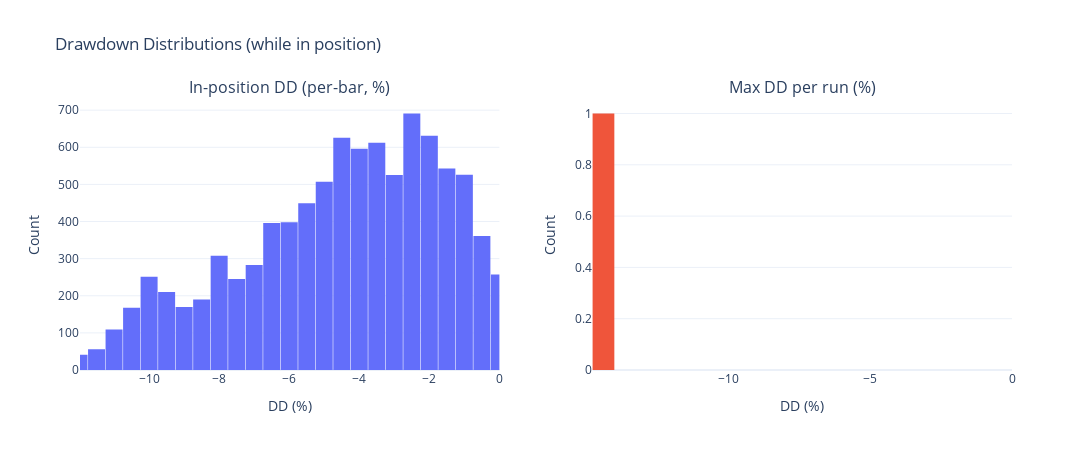

Notebook cell for this chart:
### Code cell
import numpy as np
import pandas as pd
import plotly.graph_objects as go
from plotly.subplots import make_subplots

def dd_series_in_position(bt: pd.DataFrame, time_col: str):
    """
    保有中のみのDDを算出。
    戻り値:
      dd_df: DataFrame[time, equity, in_pos, run_id, dd_frac]  ※dd_frac≤0（NaNは非保有）
      max_dd_per_run: 各保有区間（ポジション保有連続区間）の最大DD（負値）の配列
    """
    in_pos = bt['position_qty'].ne(0).to_numpy()
    eq = bt['equity'].to_numpy()
    ts = bt[time_col].to_numpy()

    run_id = np.full(len(bt), -1, dtype=int)
    dd = np.full(len(bt), np.nan, dtype=float)

    cur_run = -1
    peak = None
    max_dd_this_run = 0.0
    max_dd_per_run = []

    for i in range(len(bt)):
        if in_pos[i]:
            if cur_run == -1:
                # 区間開始
                cur_run = (0 if (len(max_dd_per_run)==0 and run_id.max()==-1) else (run_id.max()+1))
                peak = eq[i]
                max_dd_this_run = 0.0
            else:
                peak = max(peak, eq[i])

            run_id[i] = cur_run
            dd_i = (eq[i] / peak) - 1.0
            dd[i] = dd_i
            if dd_i < max_dd_this_run:
                max_dd_this_run = dd_i

            # 最終バーで区切り処理
            if i == len(bt)-1:
                max_dd_per_run.append(max_dd_this_run)

        else:
            if cur_run != -1:
                # 区間終了
                max_dd_per_run.append(max_dd_this_run)
                cur_run = -1
                peak = None

    dd_df = pd.DataFrame({
        time_col: ts,
        "equity": eq,
        "in_pos": in_pos,
        "run_id": run_id,
        "dd_frac": dd,   # ≤0; 非保有はNaN
    })
    # 非保有のNaNは落としておく（ヒストグラム用）
    return dd_df, np.array(max_dd_per_run, dtype=float)

# ==== 使い方（例：残差フィルター版 bt_B）====
dd_df, max_dd_runs = dd_series_in_position(bt_B, time_col)

# 基本統計（％表記）
def pct(x): return x * 100.0
bar_dd = pct(dd_df['dd_frac'].dropna().to_numpy())
run_dd = pct(max_dd_runs[np.isfinite(max_dd_runs)])

print("---- In-position DD (per-bar) ----")
print(f"N={len(bar_dd)}, mean={bar_dd.mean():.2f}%, median={np.median(bar_dd):.2f}%, "
      f"p95={np.percentile(bar_dd,95):.2f}% (注意: DDは負値が通常)")

print("---- Max DD per run (per-position) ----")
if len(run_dd):
    print(f"N_runs={len(run_dd)}, worst={run_dd.min():.2f}%, "
          f"median={np.median(run_dd):.2f}%, p95={np.percentile(run_dd,95):.2f}%")
else:
    print("No positions/runs found.")

# ヒストグラム可視化（％）
fig = make_subplots(rows=1, cols=2, subplot_titles=("In-position DD (per-bar, %)", "Max DD per run (%)"))

fig.add_trace(
    go.Histogram(x=bar_dd, nbinsx=60, name="bar DD"),
    row=1, col=1
)
fig.add_trace(
    go.Histogram(x=run_dd, nbinsx=30, name="run max DD"),
    row=1, col=2
)

# 見やすさ調整（DDは負側に山が来るはず）
fig.update_layout(
    title="Drawdown Distributions (while in position)",
    bargap=0.03, template="plotly_white", height=450, width=1100,
    showlegend=False
)
# x軸を負側中心に（任意で調整）
if len(bar_dd):
    lo1 = min(-0.1, np.nanpercentile(bar_dd, 1))  # 1%点 or -10%
    hi1 = max(0.0, np.nanpercentile(bar_dd, 99))
    fig.update_xaxes(range=[lo1, hi1], row=1, col=1)
if len(run_dd):
    lo2 = min(-10, np.nanpercentile(run_dd, 5))
    hi2 = max(0.0, np.nanpercentile(run_dd, 99))
    fig.update_xaxes(range=[lo2, hi2], row=1, col=2)

fig.update_yaxes(title_text="Count", row=1, col=1)
fig.update_yaxes(title_text="Count", row=1, col=2)
fig.update_xaxes(title_text="DD (%)", row=1, col=1)
fig.update_xaxes(title_text="DD (%)", row=1, col=2)

fig.show()

### Figure 1 — Plotly figure (JSON) as saved in the notebook; plotly's stock layout.template omitted (floating-point values rounded to 4 significant figures; data arrays with more than 128 entries replaced by an {"elided": "..."} marker saying what was removed)
{"data": [{"name": "bar DD", "nbinsx": 60, "type": "histogram", "x": {"elided": "9219 float values"}, "xaxis": "x", "yaxis": "y"}, {"name": "run max DD", "nbinsx": 30, "type": "histogram", "x": [-14.78], "xaxis": "x2", "yaxis": "y2"}], "layout": {"annotations": [{"font": {"size": 16}, "showarrow": false, "text": "In-position DD (per-bar, %)", "x": 0.225, "xanchor": "center", "xref": "paper", "y": 1, "yanchor": "bottom", "yref": "paper"}, {"font": {"size": 16}, "showarrow": false, "text": "Max DD per run (%)", "x": 0.775, "xanchor": "center", "xref": "paper", "y": 1, "yanchor": "bottom", "yref": "paper"}], "bargap": 0.03, "height": 450, "showlegend": false, "title": {"text": "Drawdown Distributions (while in position)"}, "width": 1100, "xaxis": {"anchor": "y", "domain": [0, 0.45], "range": [-11.97, 0], "title": {"text": "DD (%)"}}, "xaxis2": {"anchor": "y2", "domain": [0.55, 1], "range": [-14.78, 0], "title": {"text": "DD (%)"}}, "yaxis": {"anchor": "x", "domain": [0, 1], "title": {"text": "Count"}}, "yaxis2": {"anchor": "x2", "domain": [0, 1], "title": {"text": "Count"}}}}
